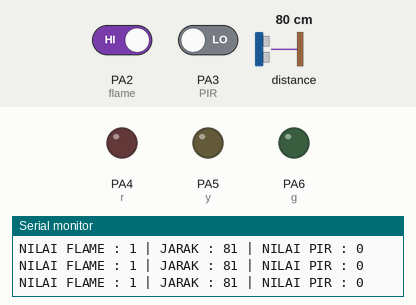
Bench run of a sketch on a simulated STM32 Blue Pill. On the bench: output pins drawn as LEDs (lit = HIGH), the last lines printed to the serial monitor. Dashed ring = blinking. The inputs (shaded band) are chosen by the test bench; at power-on: PA2 (flame) HIGH, distance to the obstacle 80 cm, PA3 (PIR) LOW. The echo pulse lasts 58.3 µs per cm.

Above: at 1.2 s.
1.3 s: PA2 (flame) driven LOW
At 2.3 s:
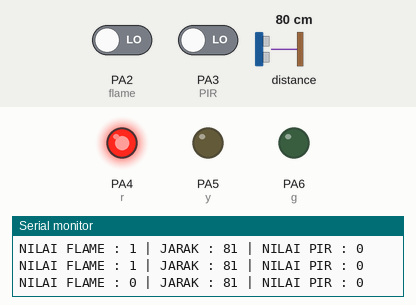
At 4.1 s:
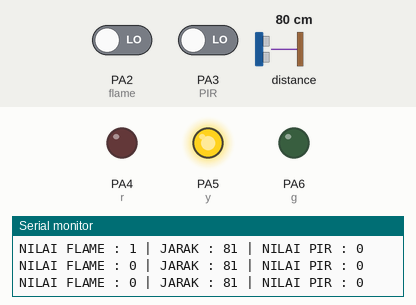
4.3 s: distance to the obstacle set to 2 cm
At 5.23 s:
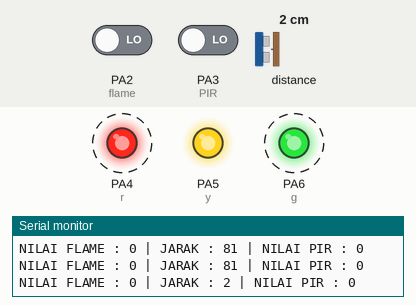
7.3 s: distance to the obstacle set to 120 cm
10.3 s: distance to the obstacle set to 4 cm
Timing chart, 0 to 14.3 s (numbered marks = the images above; inputs shaded):
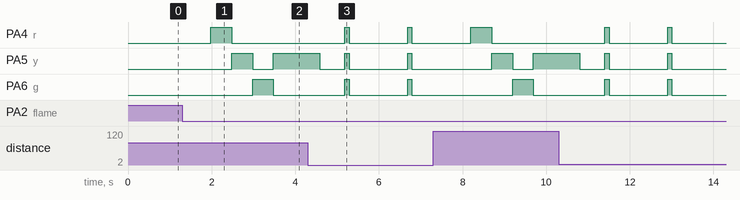

Measured:
- after the input at 1.3 s, PA4 (r): LOW → HIGH after 0.68 s, → LOW 0.50 s later; PA5 (y): LOW → HIGH after 1.2 s, → LOW 0.50 s later, → HIGH 0.50 s later; PA6 (g): LOW → HIGH after 1.7 s, → LOW 0.50 s later

The sketch:

STM32_Flame_Ultrasonik.ino
```cpp
#include <NewPing.h>

//INISIALISASI
int trig = PA1;
int echo = PA0;
int batas = 400;

int flame = PA2;
int PIR = PA3;
int kunci =0;

int r = PA4;
int y = PA5;
int g = PA6;
NewPing cm(trig, echo, batas);
void setup() {
  // put your setup code here, to run once:
  Serial.begin(115200);
  pinMode(trig, INPUT);
  pinMode(echo, INPUT);
  pinMode(flame, INPUT);
  pinMode(PIR, INPUT);

  pinMode(r, OUTPUT);
  pinMode(y, OUTPUT);
  pinMode(g, OUTPUT);
}

void loop() {
  // put your main code here, to run repeatedly:
  //BACA DATA
  int bacajarak = cm.ping_cm();
  int bacaflame = digitalRead(flame);
  int bacaPIR = digitalRead(PIR);
  Serial.println("NILAI FLAME : " + String(bacaflame) + " | JARAK : " + String(bacajarak) + " | NILAI PIR : " + String(bacaPIR));
  delay(100);

  //LOGIKA
  if(bacaflame == 0 and kunci == 0){
    delay(500);
    kunci =1;
  }
  else if(bacaflame == 0 and kunci == 1){
    delay(500);
    kunci=0;
  }
  if(kunci == 1){
    if(bacajarak<=20 and bacajarak!=0){
      digitalWrite(r, HIGH);
        digitalWrite(y, HIGH);
        digitalWrite(g, HIGH);
        delay(100);
        digitalWrite(r, LOW);
        digitalWrite(y, LOW);
        digitalWrite(g, LOW);
        delay(100);
        Serial.println("TIDAK TERDETEKSI");
        delay(100);
    }
    else if(bacajarak >= 21 and bacajarak<=70){
      digitalWrite(r, HIGH);
      digitalWrite(y, HIGH);
      digitalWrite(g, HIGH);
      delay(1000);
      digitalWrite(r, LOW);
      digitalWrite(y, LOW);
      digitalWrite(g, LOW);
      delay(1000);
      Serial.println("JARAK TERDETEKSI MENDEKAT");
      delay(100);
      }
      else if(bacajarak>=71){
        digitalWrite(r, HIGH);
      digitalWrite(y, LOW);
      digitalWrite(g, LOW);
      delay(500);
      digitalWrite(y, HIGH);
      digitalWrite(r, LOW);
      digitalWrite(g, LOW);
      delay(500);
      digitalWrite(g, HIGH);
      digitalWrite(y, LOW);
      digitalWrite(r, LOW);
      delay(500);
      digitalWrite(y, HIGH);
      digitalWrite(r, LOW);
      digitalWrite(g, LOW);
      delay(500);
    }
  }
  else if (kunci == 0){
    digitalWrite(r, LOW);
    digitalWrite(y, LOW);
    digitalWrite(g, LOW);
  }

}
```
